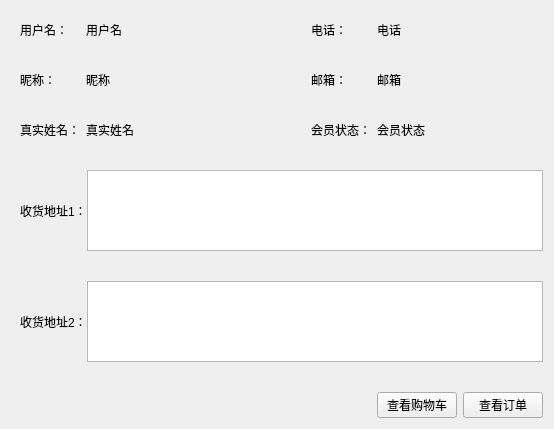
<?xml version="1.0" encoding="UTF-8"?>
<ui version="4.0">
 <class>m_user_profile</class>
 <widget class="QWidget" name="m_user_profile">
  <property name="geometry">
   <rect>
    <x>0</x>
    <y>0</y>
    <width>554</width>
    <height>429</height>
   </rect>
  </property>
  <property name="windowTitle">
   <string>用户信息</string>
  </property>
  <layout class="QGridLayout" name="gridLayout">
   <property name="leftMargin">
    <number>20</number>
   </property>
   <property name="topMargin">
    <number>20</number>
   </property>
   <property name="verticalSpacing">
    <number>30</number>
   </property>
   <item row="0" column="0">
    <widget class="QLabel" name="label_u_account">
     <property name="text">
      <string>用户名：</string>
     </property>
    </widget>
   </item>
   <item row="0" column="1">
    <widget class="QLabel" name="u_account">
     <property name="text">
      <string>用户名</string>
     </property>
    </widget>
   </item>
   <item row="0" column="2">
    <spacer name="horizontalSpacer_2">
     <property name="orientation">
      <enum>Qt::Horizontal</enum>
     </property>
     <property name="sizeHint" stdset="0">
      <size>
       <width>113</width>
       <height>20</height>
      </size>
     </property>
    </spacer>
   </item>
   <item row="0" column="3">
    <widget class="QLabel" name="label_u_telephone">
     <property name="text">
      <string>电话：</string>
     </property>
    </widget>
   </item>
   <item row="0" column="4">
    <widget class="QLabel" name="u_telephone">
     <property name="text">
      <string>电话</string>
     </property>
    </widget>
   </item>
   <item row="1" column="0">
    <widget class="QLabel" name="label_u_nickname">
     <property name="text">
      <string>昵称：</string>
     </property>
    </widget>
   </item>
   <item row="1" column="1">
    <widget class="QLabel" name="u_nickname">
     <property name="text">
      <string>昵称</string>
     </property>
    </widget>
   </item>
   <item row="1" column="2">
    <spacer name="horizontalSpacer_3">
     <property name="orientation">
      <enum>Qt::Horizontal</enum>
     </property>
     <property name="sizeHint" stdset="0">
      <size>
       <width>113</width>
       <height>20</height>
      </size>
     </property>
    </spacer>
   </item>
   <item row="1" column="3">
    <widget class="QLabel" name="label_u_email">
     <property name="text">
      <string>邮箱：</string>
     </property>
    </widget>
   </item>
   <item row="1" column="4">
    <widget class="QLabel" name="u_email">
     <property name="text">
      <string>邮箱</string>
     </property>
    </widget>
   </item>
   <item row="2" column="0">
    <widget class="QLabel" name="label_u_name">
     <property name="text">
      <string>真实姓名：</string>
     </property>
    </widget>
   </item>
   <item row="2" column="1">
    <widget class="QLabel" name="u_name">
     <property name="text">
      <string>真实姓名</string>
     </property>
    </widget>
   </item>
   <item row="2" column="2">
    <spacer name="horizontalSpacer_4">
     <property name="orientation">
      <enum>Qt::Horizontal</enum>
     </property>
     <property name="sizeHint" stdset="0">
      <size>
       <width>113</width>
       <height>20</height>
      </size>
     </property>
    </spacer>
   </item>
   <item row="2" column="3">
    <widget class="QLabel" name="label_vip_status">
     <property name="text">
      <string>会员状态：</string>
     </property>
    </widget>
   </item>
   <item row="2" column="4">
    <widget class="QLabel" name="vip_status">
     <property name="text">
      <string>会员状态</string>
     </property>
    </widget>
   </item>
   <item row="3" column="0" colspan="6">
    <layout class="QHBoxLayout" name="horizontalLayout">
     <item>
      <widget class="QLabel" name="label_u_address2">
       <property name="text">
        <string>收货地址1：</string>
       </property>
      </widget>
     </item>
     <item>
      <widget class="QTextBrowser" name="u_address1_2"/>
     </item>
    </layout>
   </item>
   <item row="4" column="0" colspan="6">
    <layout class="QHBoxLayout" name="horizontalLayout_2">
     <item>
      <widget class="QLabel" name="label_u_address1">
       <property name="text">
        <string>收货地址2：</string>
       </property>
      </widget>
     </item>
     <item>
      <widget class="QTextBrowser" name="u_address2"/>
     </item>
    </layout>
   </item>
   <item row="5" column="0" colspan="4">
    <spacer name="horizontalSpacer">
     <property name="orientation">
      <enum>Qt::Horizontal</enum>
     </property>
     <property name="sizeHint" stdset="0">
      <size>
       <width>218</width>
       <height>20</height>
      </size>
     </property>
    </spacer>
   </item>
   <item row="5" column="4">
    <widget class="QPushButton" name="pushButton_cart">
     <property name="text">
      <string>查看购物车</string>
     </property>
    </widget>
   </item>
   <item row="5" column="5">
    <widget class="QPushButton" name="pushButton_order">
     <property name="text">
      <string>查看订单</string>
     </property>
    </widget>
   </item>
  </layout>
 </widget>
 <resources/>
 <connections/>
</ui>
